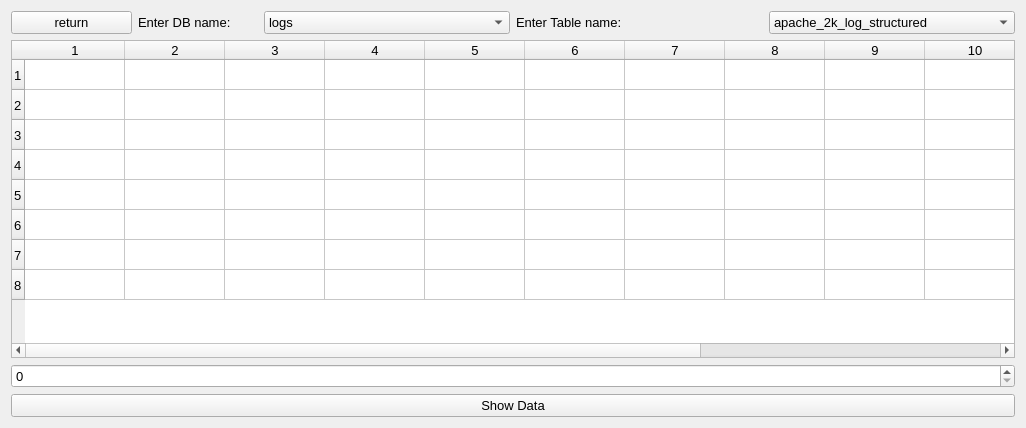
<?xml version="1.0" encoding="UTF-8"?>
<ui version="4.0">
 <class>Form</class>
 <widget class="QWidget" name="Form">
  <property name="geometry">
   <rect>
    <x>0</x>
    <y>0</y>
    <width>1026</width>
    <height>428</height>
   </rect>
  </property>
  <property name="sizePolicy">
   <sizepolicy hsizetype="Expanding" vsizetype="Expanding">
    <horstretch>0</horstretch>
    <verstretch>0</verstretch>
   </sizepolicy>
  </property>
  <property name="font">
   <font>
    <pointsize>10</pointsize>
    <weight>50</weight>
    <bold>false</bold>
   </font>
  </property>
  <property name="windowTitle">
   <string>Form</string>
  </property>
  <layout class="QVBoxLayout" name="verticalLayout_2">
   <item>
    <layout class="QHBoxLayout" name="horizontalLayout_2">
     <item>
      <layout class="QHBoxLayout" name="horizontalLayout">
       <item>
        <widget class="QPushButton" name="pushButton">
         <property name="text">
          <string>return</string>
         </property>
        </widget>
       </item>
       <item>
        <widget class="QLabel" name="label">
         <property name="enabled">
          <bool>true</bool>
         </property>
         <property name="text">
          <string>Enter DB name:</string>
         </property>
        </widget>
       </item>
      </layout>
     </item>
     <item>
      <widget class="QComboBox" name="comboBox">
       <item>
        <property name="text">
         <string>logs</string>
        </property>
       </item>
      </widget>
     </item>
     <item>
      <widget class="QLabel" name="label_2">
       <property name="text">
        <string>Enter Table name:</string>
       </property>
      </widget>
     </item>
     <item>
      <widget class="QComboBox" name="comboBox_2">
       <property name="sizePolicy">
        <sizepolicy hsizetype="Preferred" vsizetype="Preferred">
         <horstretch>0</horstretch>
         <verstretch>0</verstretch>
        </sizepolicy>
       </property>
       <item>
        <property name="text">
         <string>apache_2k_log_structured</string>
        </property>
       </item>
       <item>
        <property name="text">
         <string>apache_templates</string>
        </property>
       </item>
       <item>
        <property name="text">
         <string>bgl_structured</string>
        </property>
       </item>
       <item>
        <property name="text">
         <string>bgl_templates</string>
        </property>
       </item>
       <item>
        <property name="text">
         <string>hadoop_structured</string>
        </property>
       </item>
       <item>
        <property name="text">
         <string>hadoop_templates</string>
        </property>
       </item>
       <item>
        <property name="text">
         <string>hdfs_structured</string>
        </property>
       </item>
       <item>
        <property name="text">
         <string>hdfs_templates</string>
        </property>
       </item>
       <item>
        <property name="text">
         <string>healthapp_structured</string>
        </property>
       </item>
       <item>
        <property name="text">
         <string>healthapp_templates</string>
        </property>
       </item>
       <item>
        <property name="text">
         <string>hpc_structured</string>
        </property>
       </item>
       <item>
        <property name="text">
         <string>hpc_templates</string>
        </property>
       </item>
       <item>
        <property name="text">
         <string>linux_structured</string>
        </property>
       </item>
       <item>
        <property name="text">
         <string>linux_templates</string>
        </property>
       </item>
       <item>
        <property name="text">
         <string>mac_structured</string>
        </property>
       </item>
       <item>
        <property name="text">
         <string>mac_templates</string>
        </property>
       </item>
       <item>
        <property name="text">
         <string>openssh_structured</string>
        </property>
       </item>
       <item>
        <property name="text">
         <string>openssh_templates</string>
        </property>
       </item>
       <item>
        <property name="text">
         <string>openstack_structured</string>
        </property>
       </item>
       <item>
        <property name="text">
         <string>openstack_templates</string>
        </property>
       </item>
       <item>
        <property name="text">
         <string>proxifier_structured</string>
        </property>
       </item>
       <item>
        <property name="text">
         <string>proxifier_templates</string>
        </property>
       </item>
       <item>
        <property name="text">
         <string>spark_structured</string>
        </property>
       </item>
       <item>
        <property name="text">
         <string>spark_templates</string>
        </property>
       </item>
       <item>
        <property name="text">
         <string>thunderbird_structured</string>
        </property>
       </item>
       <item>
        <property name="text">
         <string>thunderbird_templates</string>
        </property>
       </item>
       <item>
        <property name="text">
         <string>windows_structured</string>
        </property>
       </item>
       <item>
        <property name="text">
         <string>windows_templates</string>
        </property>
       </item>
       <item>
        <property name="text">
         <string>zookeeper_structured</string>
        </property>
       </item>
       <item>
        <property name="text">
         <string>zookeeper_templates</string>
        </property>
       </item>
      </widget>
     </item>
    </layout>
   </item>
   <item>
    <layout class="QVBoxLayout" name="verticalLayout">
     <item>
      <widget class="QTableWidget" name="tableWidget">
       <property name="rowCount">
        <number>8</number>
       </property>
       <property name="columnCount">
        <number>13</number>
       </property>
       <row/>
       <row/>
       <row/>
       <row/>
       <row/>
       <row/>
       <row/>
       <row/>
       <column>
        <property name="text">
         <string>1</string>
        </property>
       </column>
       <column>
        <property name="text">
         <string>2</string>
        </property>
       </column>
       <column>
        <property name="text">
         <string>3</string>
        </property>
       </column>
       <column>
        <property name="text">
         <string>4</string>
        </property>
       </column>
       <column>
        <property name="text">
         <string>5</string>
        </property>
       </column>
       <column>
        <property name="text">
         <string>6</string>
        </property>
       </column>
       <column>
        <property name="text">
         <string>7</string>
        </property>
       </column>
       <column>
        <property name="text">
         <string>8</string>
        </property>
       </column>
       <column>
        <property name="text">
         <string>9</string>
        </property>
       </column>
       <column>
        <property name="text">
         <string>10</string>
        </property>
       </column>
       <column/>
       <column/>
       <column/>
      </widget>
     </item>
     <item>
      <widget class="QSpinBox" name="spinBox"/>
     </item>
     <item>
      <widget class="QPushButton" name="b5">
       <property name="text">
        <string>Show Data</string>
       </property>
      </widget>
     </item>
    </layout>
   </item>
  </layout>
 </widget>
 <resources/>
 <connections/>
</ui>
